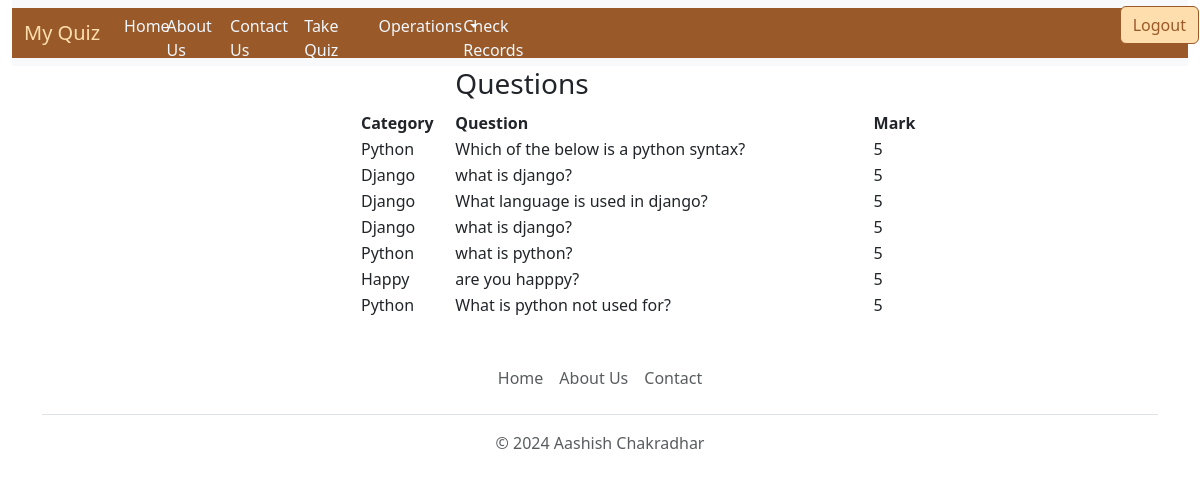
/view-question (signed in), run on an earlier commit of the app's database.
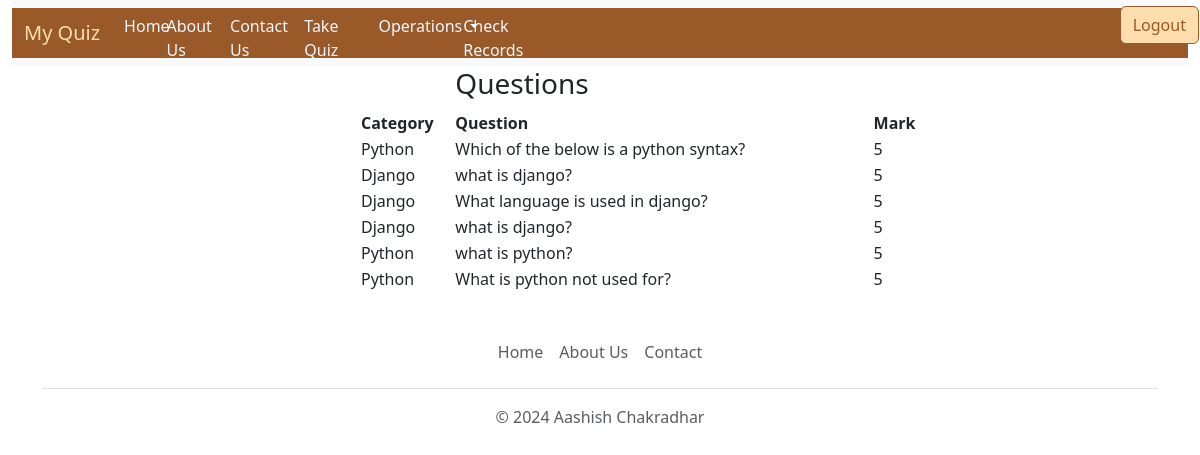
And on a later commit of the database.
### quiz/models.py (models this page shows, shortened)
class BaseModel(models.Model):
    uid=models.UUIDField(primary_key=True,default=uuid.uuid4,editable=False)
    created_at=models.DateField(auto_now_add=True)
    updated_at=models.DateField(auto_now=True)
    class Meta:
        abstract=True

class Question(BaseModel):
    category = models.ForeignKey(Category, related_name='category', on_delete=models.CASCADE)
    question=models.CharField(max_length=100)
    marks=models.IntegerField(default=5)

class Category(BaseModel):
    category_name = models.CharField(max_length=15, default='Uncatogarized')
    def __str__(self):
        return self.category_name

### quiz/views.py (the view)
# urls.py: path('view-question',views.view_question,name='view_question'),
def view_question(request):
    if request.user.is_superuser:
        try:
            all_question = Question.objects.all()
            context = {'questions': all_question}
            return render(request, 'view_question.html', context)
        except Exception as e:
            messages.error(request, str(e))
        return render(request, 'index.html')
    else:
        messages.error(request, "View Fail: User is not a superuser")
        return render(request,"permission.html")

### templates/view_question.html (shortened to what this page needs)
{% extends "base.html" %}
{% block body %}
    <div style="width:50%; text-align: left; margin-left:30%;">
        <table>
            <tr>
                <th></th>
                <th>
                    <h3>Questions</h3>
                </th>
                <th></th>
            </tr>
            <tr>
                <th style="width:100px">
                    Category
                </th>
                <th style="width:500px">
                    Question
                </th>
                <th style="width:100px">
                    Mark
                </th>
            </tr>
            {% for question in questions %}
                <tr>
                    <td>
                        {{question.category}}
                    </td>
                    <td>
                        {{question.question}}
                    </td>
                    <td>
                        {{question.marks}}
                    </td>
                </tr>
            {% endfor %}
        </table>
    </div>
{% endblock body %}

What changed in the data, as far as the page shows it:
removed Question: category "Happy", question "are you happpy?", marks "5"
